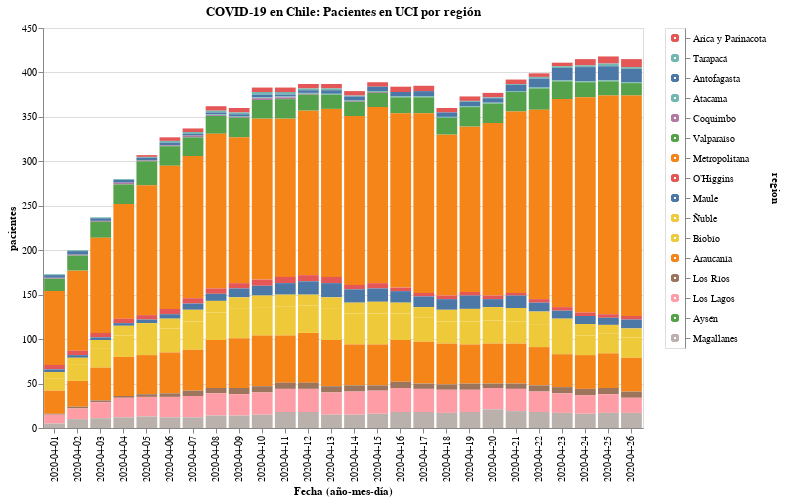

Notebook code cell kept with this figure:
### Code cell
#hide_input
input_dropdown = alt.binding_select(options=data['region'].unique())
selection1 = alt.selection_single(fields=['region'], bind=input_dropdown, name=' ')
selection2 = alt.selection_multi(fields=['region'], on='mouseover')

color = alt.condition(selection1 | selection2,
                    alt.Color('region:N', legend=None),
                    alt.value('lightgray'))

bars = alt.Chart(data).mark_bar().encode(
    x=alt.X('date:O', axis=alt.Axis(title='Fecha (año-mes-día)')),
    y=alt.Y('pacientes'),
    color=color,
    tooltip=['date', 'region', 'pacientes'],
    order=alt.Order(
    # Sort the segments of the bars by this field
    'codigo region',
    sort='descending'
    )
    ).properties(
    title=f'COVID-19 en Chile: Pacientes en UCI por región'
).add_selection(
    selection1, selection2
).transform_filter(
    selection1
)

legend = alt.Chart(new_data).mark_point().encode(
    y=alt.Y('region:N', axis=alt.Axis(orient='right'), sort=regiones),
    color=color
).add_selection(
    selection1, selection2
)

bars.properties(width=600, height=400) | legend

### Figure 1 — Vega-Lite specification as saved in the notebook (floating-point values rounded to 4 significant figures; data arrays with more than 128 entries replaced by an {"elided": "..."} marker saying what was removed)
{"config": {"view": {"continuousWidth": 400, "continuousHeight": 300}}, "hconcat": [{"data": {"name": "data-1e64cb8ad979a3b5edbb4eef68277ea0"}, "mark": "bar", "encoding": {"color": {"condition": {"type": "nominal", "field": "region", "legend": null, "selection": {"or": [" ", "selector003"]}}, "value": "lightgray"}, "order": {"type": "quantitative", "field": "codigo region", "sort": "descending"}, "tooltip": [{"type": "nominal", "field": "date"}, {"type": "nominal", "field": "region"}, {"type": "quantitative", "field": "pacientes"}], "x": {"type": "ordinal", "axis": {"title": "Fecha (año-mes-día)"}, "field": "date"}, "y": {"type": "quantitative", "field": "pacientes"}}, "height": 400, "selection": {" ": {"type": "single", "fields": ["region"], "bind": {"input": "select", "options": ["Arica y Parinacota", "Tarapacá", "Antofagasta", "Atacama", "Coquimbo", "Valparaíso", "Metropolitana", "O’Higgins", "Maule", "Ñuble", "Biobío", "Araucanía", "Los Ríos", "Los Lagos", "Aysén", "Magallanes"]}}, "selector003": {"type": "multi", "fields": ["region"], "on": "mouseover"}}, "title": "COVID-19 en Chile: Pacientes en UCI por región", "transform": [{"filter": {"selection": " "}}], "width": 600}, {"data": {"name": "data-e777a492c9e7731ed3ab6e174f3d14f0"}, "mark": "point", "encoding": {"color": {"condition": {"type": "nominal", "field": "region", "legend": null, "selection": {"or": [" ", "selector003"]}}, "value": "lightgray"}, "y": {"type": "nominal", "axis": {"orient": "right"}, "field": "region", "sort": ["Arica y Parinacota", "Tarapacá", "Antofagasta", "Atacama", "Coquimbo", "Valparaíso", "Metropolitana", "O’Higgins", "Maule", "Ñuble", "Biobío", "Araucanía", "Los Ríos", "Los Lagos", "Aysén", "Magallanes"]}}, "selection": {" ": {"type": "single", "fields": ["region"], "bind": {"input": "select", "options": ["Arica y Parinacota", "Tarapacá", "Antofagasta", "Atacama", "Coquimbo", "Valparaíso", "Metropolitana", "O’Higgins", "Maule", "Ñuble", "Biobío", "Araucanía", "Los Ríos", "Los Lagos", "Aysén", "Magallanes"]}}, "selector003": {"type": "multi", "fields": ["region"], "on": "mouseover"}}}], "$schema": "https://vega.github.io/schema/vega-lite/v4.8.1.json", "datasets": {"data-1e64cb8ad979a3b5edbb4eef68277ea0": {"elided": "416 records"}, "data-e777a492c9e7731ed3ab6e174f3d14f0": {"elided": "544 records"}}}
